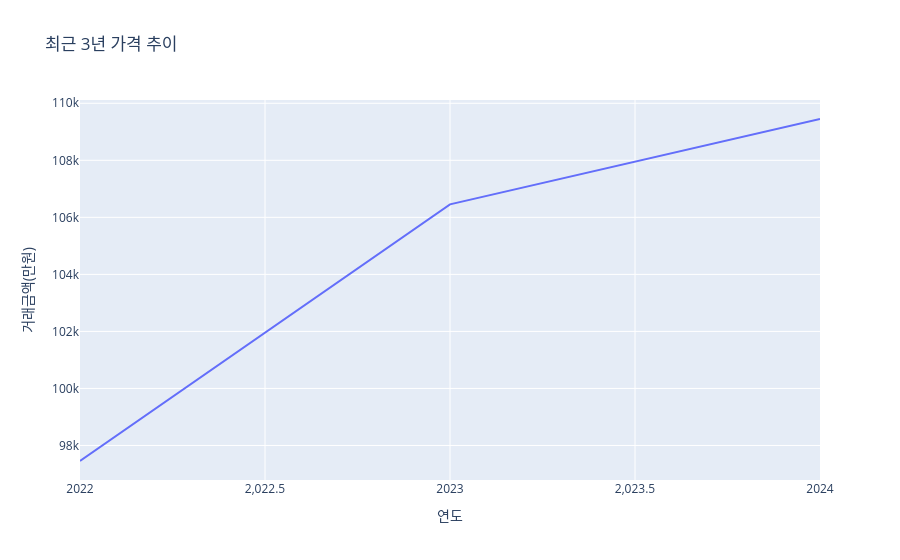

Notebook code cell kept with this figure:
### Code cell
recent = apt[apt["연도"] >= apt["연도"].max() - 2]

year_avg = recent.groupby("연도")["거래금액(만원)"].mean().reset_index()

fig = px.line(
    year_avg,
    x="연도",
    y="거래금액(만원)",
    title="최근 3년 가격 추이"
)

fig.show()
fig.write_image("최근_3년_가격_추이.png", width=1400, height=800, scale=2)

### Figure 1 — Plotly figure (JSON) as saved in the notebook; plotly's stock layout.template omitted (floating-point values rounded to 4 significant figures)
{"data": [{"hovertemplate": "연도=%{x}<br>거래금액(만원)=%{y}<extra></extra>", "legendgroup": "", "line": {"color": "#636efa", "dash": "solid"}, "marker": {"symbol": "circle"}, "mode": "lines", "name": "", "orientation": "v", "showlegend": false, "type": "scatter", "x": [2022, 2023, 2024], "xaxis": "x", "y": [97460.0, 106500.0, 109400.0], "yaxis": "y"}], "layout": {"legend": {"tracegroupgap": 0}, "title": {"text": "최근 3년 가격 추이"}, "xaxis": {"anchor": "y", "domain": [0, 1], "title": {"text": "연도"}}, "yaxis": {"anchor": "x", "domain": [0, 1], "title": {"text": "거래금액(만원)"}}}}
